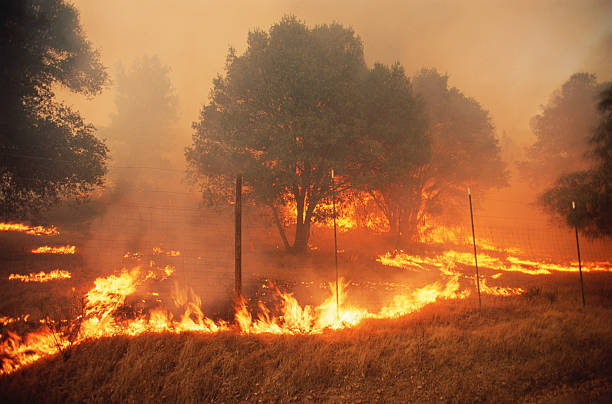
#> input picture jawaban_mahasiswa/kuis_1/04201037_Hairul_Anam/dataset/fire.jpg, 612 x 404 px; the run also reads 1 picture not shown here
$ python no1.py
#> lines starting #> are read from the running program, lines starting #| are printed output that depends on the picture; pictures that were not available may be replaced by others from this repository, and a replacement may not be noted
import matplotlib.pyplot as plt
from PIL import Image
from skimage import io, transform, img_as_ubyte
# Load the original four images
image1 = Image.open('dataset/fire.jpg')
#> image1 is the input picture: PIL image 612x404 RGB; mean R, G, B 158.6, 99.2, 58.5
image2 = Image.open('dataset/spring.jpg')
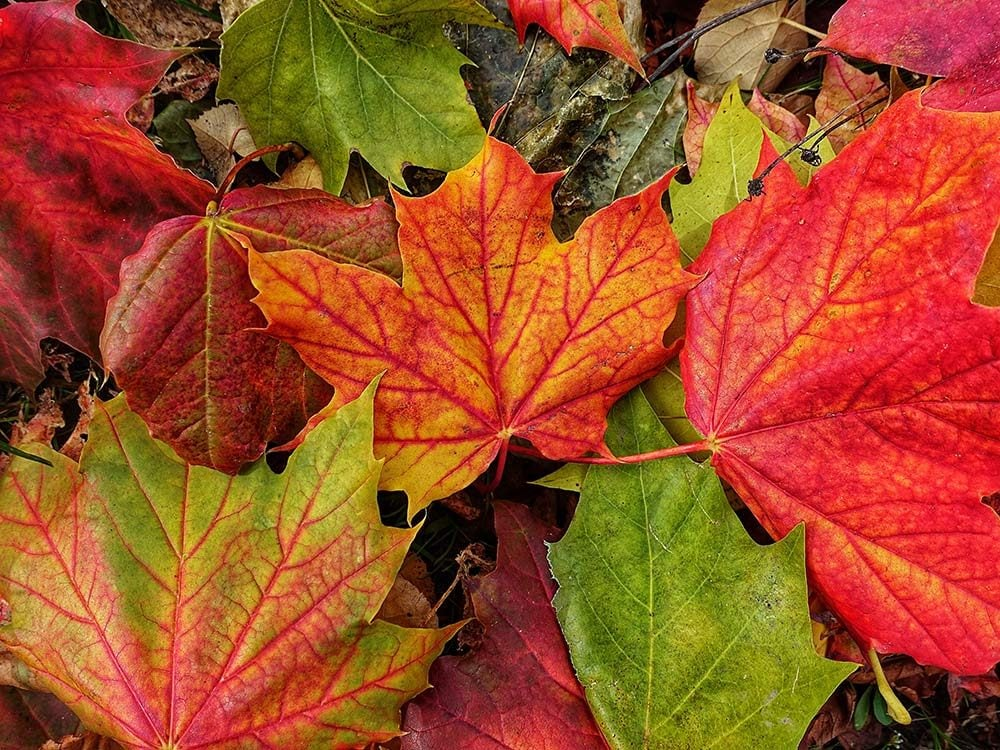
#> input picture dataset/fall.jpg, 1000 x 750 px, given in place of spring.jpg, which was not available
#> image2 is the input picture: PIL image 1000x750 RGB; mean R, G, B 159.6, 77.9, 38.8
image3 = Image.open('dataset/summer.jpg')
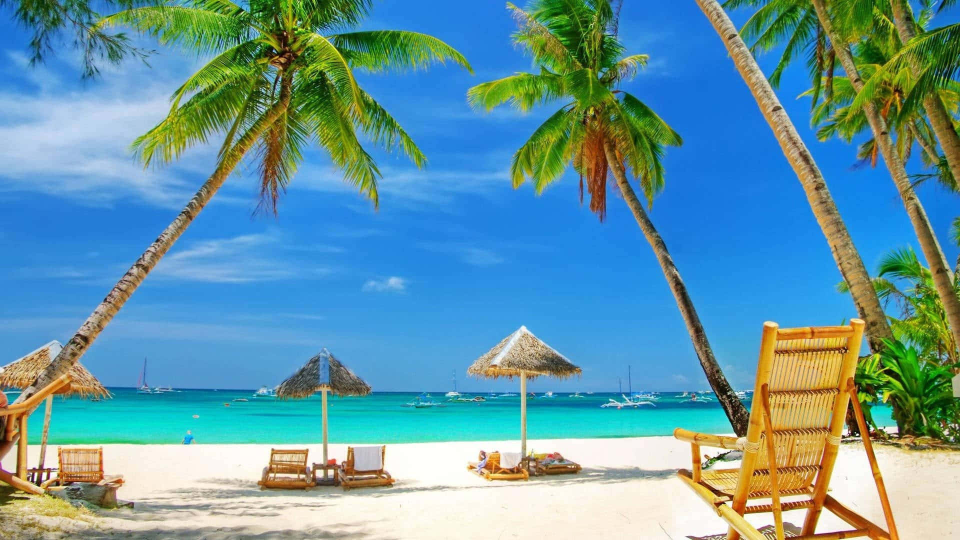
#> input picture jawaban_mahasiswa/kuis_1/04201037_Hairul_Anam/dataset/summer.jpg, 1920 x 1080 px (shown at 1/2 size)
#> image3 is the input picture: PIL image 1920x1080 RGB; mean R, G, B 100.7, 152.4, 164.5
image4 = Image.open('dataset/fall.jpg')

# Create subplots to display the original images
plt.subplot(331)
plt.imshow(image1)
plt.title('Image 1')
plt.axis('off')

plt.subplot(333)
plt.imshow(image2)
plt.title('Image 2')
plt.axis('off')

plt.subplot(337)
plt.imshow(image3)
plt.title('Image 3')
plt.axis('off')

plt.subplot(339)
plt.imshow(image4)
plt.title('Image 4')
plt.axis('off')

# Slice the four images
slice_width = 300  # Adjust the slice dimensions as needed
slice_height = 200

sliced_image1 = image1.crop((0, 0, slice_width, slice_height))
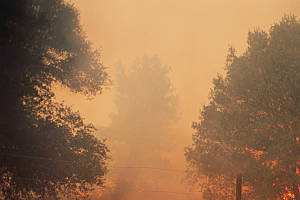
#> sliced_image1: PIL image 300x200 RGB; mean R, G, B 155.3, 115.7, 80.1
sliced_image2 = image2.crop((0, 0, slice_width, slice_height))
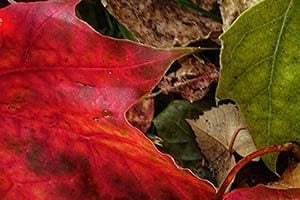
#> sliced_image2: PIL image 300x200 RGB; mean R, G, B 129.1, 51.1, 32.1
sliced_image3 = image3.crop((0, 0, slice_width, slice_height))
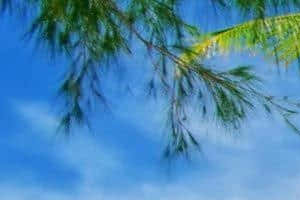
#> sliced_image3: PIL image 300x200 RGB; mean R, G, B 75.2, 136.1, 177.4
sliced_image4 = image4.crop((0, 0, slice_width, slice_height))

# Combine the sliced images into one image
combined_image = Image.new('RGB', (2 * slice_width, 2 * slice_height))
#> combined_image: PIL image 600x400 RGB; every value is 0
combined_image.paste(sliced_image1, (0, 0))
combined_image.paste(sliced_image2, (slice_width, 0))
combined_image.paste(sliced_image3, (0, slice_height))
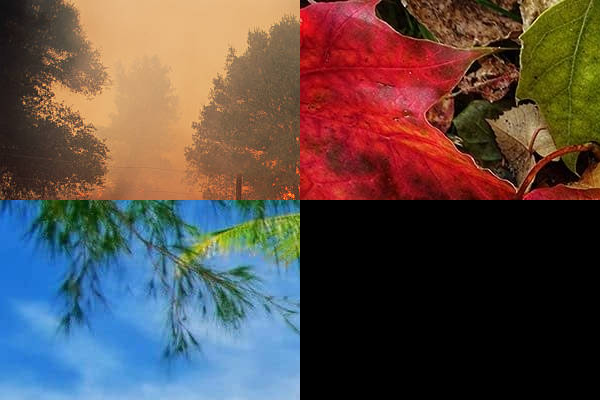
#> combined_image: PIL image 600x400 RGB; mean R, G, B 89.9, 75.7, 72.4
combined_image.paste(sliced_image4, (slice_width, slice_height))
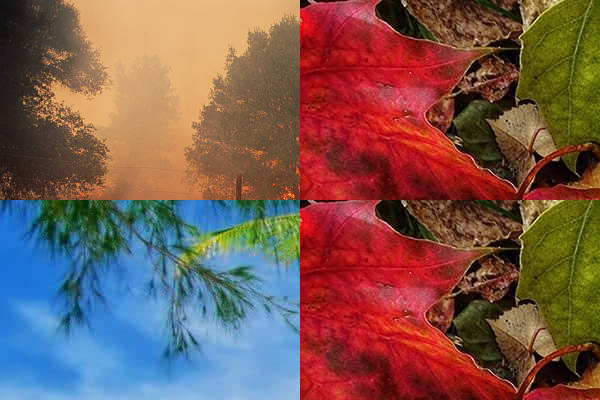
#> combined_image: PIL image 600x400 RGB; mean R, G, B 122.2, 88.5, 80.4

io.imsave('dataset/hasil.jpg', img_as_ubyte(combined_image))
# Display the combined image in subplot 335
plt.subplot(335)
plt.imshow(combined_image)
plt.title('Combined Image')
plt.axis('off')

# Show the subplots
plt.tight_layout()
plt.show()
